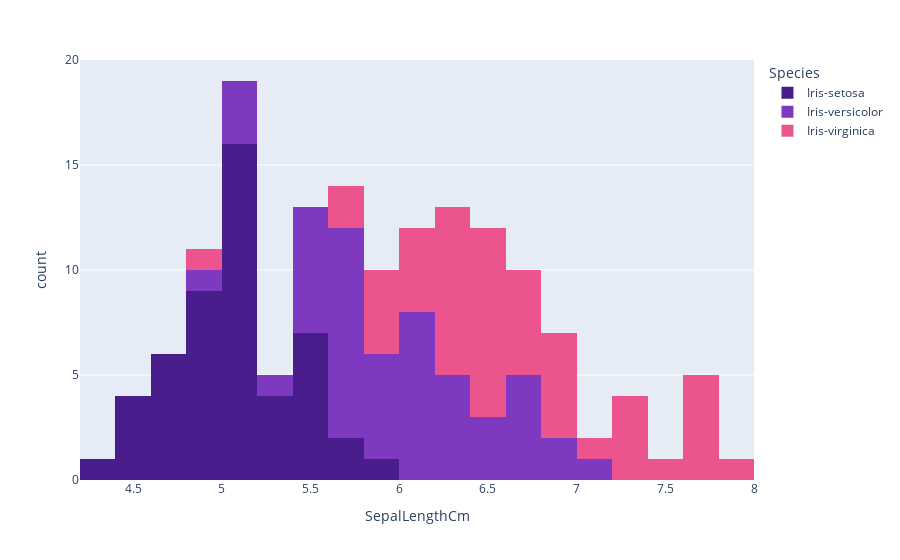

Notebook code for this chart:
### Code cell
fig = px.histogram(data_frame=iris, x='SepalLengthCm',color='Species',color_discrete_sequence=['#491D8B','#7D3AC1','#EB548C'],nbins=30)
fig.show()

### Figure 1 — Plotly figure (JSON) as saved in the notebook; plotly's stock layout.template omitted (floating-point values rounded to 4 significant figures)
{"data": [{"alignmentgroup": "True", "bingroup": "x", "hovertemplate": "Species=Iris-setosa<br>SepalLengthCm=%{x}<br>count=%{y}<extra></extra>", "legendgroup": "Iris-setosa", "marker": {"color": "#491D8B", "pattern": {"shape": ""}}, "name": "Iris-setosa", "nbinsx": 30, "offsetgroup": "Iris-setosa", "orientation": "v", "showlegend": true, "type": "histogram", "x": [5.1, 4.9, 4.7, 4.6, 5, 5.4, 4.6, 5, 4.4, 4.9, 5.4, 4.8, 4.8, 4.3, 5.8, 5.7, 5.4, 5.1, 5.7, 5.1, 5.4, 5.1, 4.6, 5.1, 4.8, 5, 5, 5.2, 5.2, 4.7, 4.8, 5.4, 5.2, 5.5, 4.9, 5, 5.5, 4.9, 4.4, 5.1, 5, 4.5, 4.4, 5, 5.1, 4.8, 5.1, 4.6, 5.3, 5], "xaxis": "x", "yaxis": "y"}, {"alignmentgroup": "True", "bingroup": "x", "hovertemplate": "Species=Iris-versicolor<br>SepalLengthCm=%{x}<br>count=%{y}<extra></extra>", "legendgroup": "Iris-versicolor", "marker": {"color": "#7D3AC1", "pattern": {"shape": ""}}, "name": "Iris-versicolor", "nbinsx": 30, "offsetgroup": "Iris-versicolor", "orientation": "v", "showlegend": true, "type": "histogram", "x": [7, 6.4, 6.9, 5.5, 6.5, 5.7, 6.3, 4.9, 6.6, 5.2, 5, 5.9, 6, 6.1, 5.6, 6.7, 5.6, 5.8, 6.2, 5.6, 5.9, 6.1, 6.3, 6.1, 6.4, 6.6, 6.8, 6.7, 6, 5.7, 5.5, 5.5, 5.8, 6, 5.4, 6, 6.7, 6.3, 5.6, 5.5, 5.5, 6.1, 5.8, 5, 5.6, 5.7, 5.7, 6.2, 5.1, 5.7], "xaxis": "x", "yaxis": "y"}, {"alignmentgroup": "True", "bingroup": "x", "hovertemplate": "Species=Iris-virginica<br>SepalLengthCm=%{x}<br>count=%{y}<extra></extra>", "legendgroup": "Iris-virginica", "marker": {"color": "#EB548C", "pattern": {"shape": ""}}, "name": "Iris-virginica", "nbinsx": 30, "offsetgroup": "Iris-virginica", "orientation": "v", "showlegend": true, "type": "histogram", "x": [6.3, 5.8, 7.1, 6.3, 6.5, 7.6, 4.9, 7.3, 6.7, 7.2, 6.5, 6.4, 6.8, 5.7, 5.8, 6.4, 6.5, 7.7, 7.7, 6, 6.9, 5.6, 7.7, 6.3, 6.7, 7.2, 6.2, 6.1, 6.4, 7.2, 7.4, 7.9, 6.4, 6.3, 6.1, 7.7, 6.3, 6.4, 6, 6.9, 6.7, 6.9, 5.8, 6.8, 6.7, 6.7, 6.3, 6.5, 6.2, 5.9], "xaxis": "x", "yaxis": "y"}], "layout": {"barmode": "relative", "legend": {"title": {"text": "Species"}, "tracegroupgap": 0}, "margin": {"t": 60}, "xaxis": {"anchor": "y", "domain": [0, 1], "title": {"text": "SepalLengthCm"}}, "yaxis": {"anchor": "x", "domain": [0, 1], "title": {"text": "count"}}}}
